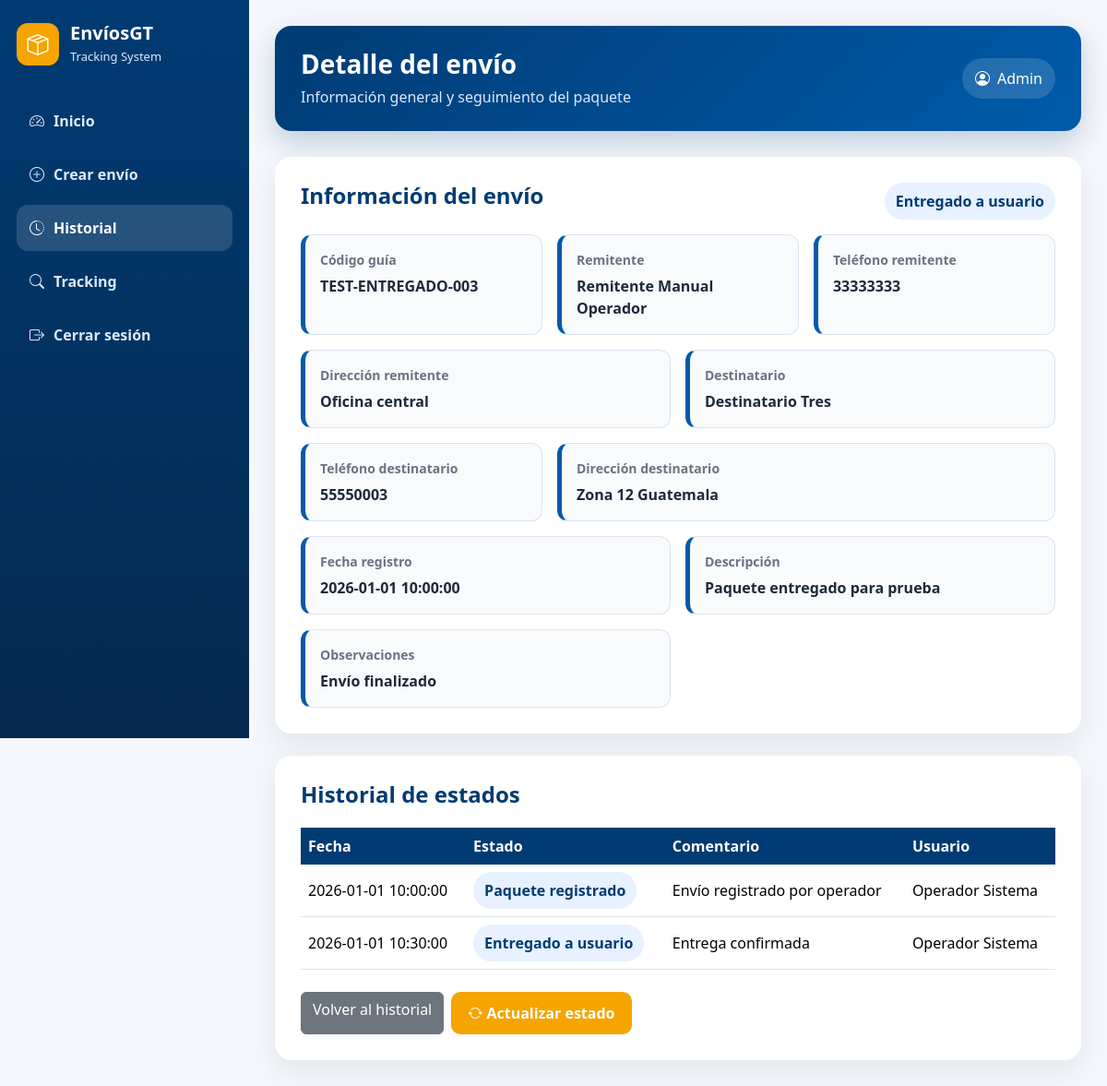
The page /detalle_envio.php?id=3 (signed in) on the database its author committed.
### tables this page shows
CREATE TABLE `envio` (
  `id_envio` INT NOT NULL AUTO_INCREMENT,
  `codigo_guia` VARCHAR(40) NOT NULL,
  `id_usuario_remitente` INT NOT NULL,
  `nombre_remitente` VARCHAR(150) NOT NULL,
  `telefono_remitente` VARCHAR(20) DEFAULT NULL,
  `direccion_remitente` VARCHAR(255) DEFAULT NULL,
  `nombre_destinatario` VARCHAR(100) NOT NULL,
  `telefono_destinatario` VARCHAR(20) NOT NULL,
  `direccion_destinatario` VARCHAR(255) NOT NULL,
  `descripcion_paquete` VARCHAR(255) NOT NULL,
  `peso` DECIMAL(10,2) NOT NULL DEFAULT 0.00,
  `es_fragil` TINYINT(1) NOT NULL DEFAULT 0,
  `tipo_paquete` VARCHAR(80) DEFAULT NULL,
  `fecha_registro` DATETIME NOT NULL DEFAULT CURRENT_TIMESTAMP,
  `estado_actual_id` INT NOT NULL,
  `observaciones` VARCHAR(255) DEFAULT NULL,
  `instrucciones_entrega` VARCHAR(255) DEFAULT NULL,
  PRIMARY KEY (`id_envio`),
  UNIQUE KEY `uk_envio_codigo_guia` (`codigo_guia`),
  KEY `idx_envio_usuario_remitente` (`id_usuario_remitente`),
  KEY `idx_envio_estado_actual` (`estado_actual_id`),
  CONSTRAINT `fk_envio_usuario`
    FOREIGN KEY (`id_usuario_remitente`) REFERENCES `usuario` (`id_usuario`),
  CONSTRAINT `fk_envio_estado_actual`
    FOREIGN KEY (`estado_actual_id`) REFERENCES `estado` (`id_estado`)
);

CREATE TABLE `estado` (
  `id_estado` INT NOT NULL AUTO_INCREMENT,
  `nombre_estado` VARCHAR(100) NOT NULL,
  `descripcion` VARCHAR(255) DEFAULT NULL,
  `orden_estado` INT NOT NULL,
  `es_final` TINYINT(1) NOT NULL DEFAULT 0,
  PRIMARY KEY (`id_estado`),
  UNIQUE KEY `uk_estado_nombre` (`nombre_estado`)
);

CREATE TABLE `historia_estado` (
  `id_historial` INT NOT NULL AUTO_INCREMENT,
  `id_envio` INT NOT NULL,
  `id_estado` INT NOT NULL,
  `id_usuario` INT NOT NULL,
  `fecha_hora` DATETIME NOT NULL DEFAULT CURRENT_TIMESTAMP,
  `comentario` VARCHAR(255) DEFAULT NULL,
  PRIMARY KEY (`id_historial`),
  KEY `idx_historial_envio` (`id_envio`),
  KEY `idx_historial_estado` (`id_estado`),
  KEY `idx_historial_usuario` (`id_usuario`),
  CONSTRAINT `fk_historial_envio`
    FOREIGN KEY (`id_envio`) REFERENCES `envio` (`id_envio`) ON DELETE CASCADE,
  CONSTRAINT `fk_historial_estado`
    FOREIGN KEY (`id_estado`) REFERENCES `estado` (`id_estado`),
  CONSTRAINT `fk_historial_usuario`
    FOREIGN KEY (`id_usuario`) REFERENCES `usuario` (`id_usuario`)
);

CREATE TABLE `usuario` (
  `id_usuario` INT NOT NULL AUTO_INCREMENT,
  `id_rol` INT NOT NULL,
  `nombres` VARCHAR(100) NOT NULL,
  `apellidos` VARCHAR(100) NOT NULL,
  `correo` VARCHAR(120) NOT NULL,
  `password_hash` VARCHAR(255) NOT NULL,
  `telefono` VARCHAR(20) DEFAULT NULL,
  `direccion` VARCHAR(255) DEFAULT NULL,
  `estado` VARCHAR(20) NOT NULL DEFAULT 'activo',
  PRIMARY KEY (`id_usuario`),
  UNIQUE KEY `uk_usuario_correo` (`correo`),
  KEY `idx_usuario_rol` (`id_rol`),
  CONSTRAINT `fk_usuario_rol`
    FOREIGN KEY (`id_rol`) REFERENCES `rol` (`id_rol`)
);

### includes/funciones.php (called while the page is built, shortened)
<?php
function e($valor) {
    return htmlspecialchars((string)$valor, ENT_QUOTES, 'UTF-8');
}

### detalle_envio.php (the view, shortened to what this page needs)
<?php
require_once 'includes/funciones.php';
require_once 'config/conexion.php';
$idUsuario = (int)($_SESSION['id_usuario'] ?? 0);
$rol = $_SESSION['rol'] ?? '';
$puedeActualizarEstado = in_array($rol, ['Administrador', 'Operador'], true);
$idEnvio = intval($_GET['id'] ?? 0);
$sqlEnvio = "SELECT
                e.*,
                es.nombre_estado,
                u.nombres AS usuario_creador_nombres,
                u.apellidos AS usuario_creador_apellidos
            FROM envio e
            INNER JOIN estado es
                ON e.estado_actual_id = es.id_estado
            INNER JOIN usuario u
                ON e.id_usuario_remitente = u.id_usuario
            WHERE e.id_envio = :id
              AND (
                    e.id_usuario_remitente = :usuario
                    OR :rol IN ('Administrador', 'Operador')
              )";
$stmt = $conexion->prepare($sqlEnvio);
$stmt->bindValue(':id', $idEnvio, PDO::PARAM_INT);
$stmt->bindValue(':usuario', $idUsuario, PDO::PARAM_INT);
$stmt->bindValue(':rol', $rol);
$stmt->execute();
$envio = $stmt->fetch();
$nombreRemitente = $envio['nombre_remitente'] ?: trim($envio['usuario_creador_nombres'] . ' ' . $envio['usuario_creador_apellidos']);
$sqlHist = "SELECT h.fecha_hora, es.nombre_estado, h.comentario, u.nombres, u.apellidos
            FROM historia_estado h
            INNER JOIN estado es ON h.id_estado = es.id_estado
            INNER JOIN usuario u ON h.id_usuario = u.id_usuario
            WHERE h.id_envio = :id
            ORDER BY h.fecha_hora ASC";
$stmtHist = $conexion->prepare($sqlHist);
$stmtHist->bindValue(':id', $idEnvio, PDO::PARAM_INT);
$stmtHist->execute();
$historial = $stmtHist->fetchAll();
$tituloPagina = 'Detalle del envío';
$subtituloPagina = 'Información general y seguimiento del paquete';
$paginaActiva = 'historial';
include 'includes/header.php';
?>
<div class="app-card">
    <div class="d-flex justify-content-between flex-wrap gap-2 mb-3">
        <h4 class="card-title mb-0">Información del envío</h4>
        <span class="badge-status"><?php echo e($envio['nombre_estado']); ?></span>
    </div>
    <div class="row g-3">
        <div class="col-md-4">
            <div class="info-box">
                <small>Código guía</small>
                <strong><?php echo e($envio['codigo_guia']); ?></strong>
            </div>
        </div>
        <div class="col-md-4">
            <div class="info-box">
                <small>Remitente</small>
                <strong><?php echo e($nombreRemitente); ?></strong>
            </div>
        </div>
        <div class="col-md-4">
            <div class="info-box">
                <small>Teléfono remitente</small>
                <strong><?php echo e($envio['telefono_remitente'] ?: 'No registrado'); ?></strong>
            </div>
        </div>
        <div class="col-md-6">
            <div class="info-box">
                <small>Dirección remitente</small>
                <strong><?php echo e($envio['direccion_remitente'] ?: 'No registrada'); ?></strong>
            </div>
        </div>
        <div class="col-md-6">
            <div class="info-box">
                <small>Destinatario</small>
                <strong><?php echo e($envio['nombre_destinatario']); ?></strong>
            </div>
        </div>
        <div class="col-md-4">
            <div class="info-box">
                <small>Teléfono destinatario</small>
                <strong><?php echo e($envio['telefono_destinatario']); ?></strong>
            </div>
        </div>
        <div class="col-md-8">
            <div class="info-box">
                <small>Dirección destinatario</small>
                <strong><?php echo e($envio['direccion_destinatario']); ?></strong>
            </div>
        </div>
        <div class="col-md-6">
            <div class="info-box">
                <small>Fecha registro</small>
                <strong><?php echo e($envio['fecha_registro']); ?></strong>
            </div>
        </div>
        <div class="col-md-6">
            <div class="info-box">
                <small>Descripción</small>
                <strong><?php echo e($envio['descripcion_paquete']); ?></strong>
            </div>
        </div>
        <div class="col-md-6">
            <div class="info-box">
                <small>Observaciones</small>
                <strong><?php echo e($envio['observaciones'] ?: 'Sin observaciones'); ?></strong>
            </div>
        </div>
    </div>
</div>
<div class="app-card table-card">
    <h4 class="card-title">Historial de estados</h4>
    <table class="table table-hover align-middle">
        <thead>
            <tr>
                <th>Fecha</th>
                <th>Estado</th>
                <th>Comentario</th>
                <th>Usuario</th>
            </tr>
        </thead>
        <tbody>
            <?php foreach ($historial as $item): ?>
                <tr>
                    <td><?php echo e($item['fecha_hora']); ?></td>
                    <td><span class="badge-status"><?php echo e($item['nombre_estado']); ?></span></td>
                    <td><?php echo e($item['comentario']); ?></td>
                    <td><?php echo e($item['nombres'] . ' ' . $item['apellidos']); ?></td>
                </tr>
            <?php endforeach; ?>
        </tbody>
    </table>
    <div class="mt-4 d-flex gap-2 flex-wrap">
        <a class="btn btn-secondary" href="historial_envios.php">Volver al historial</a>
        <?php if ($puedeActualizarEstado): ?>
            <a class="btn btn-bi" href="actualizar_estado.php?id=<?php echo e($envio['id_envio']); ?>">
                <i class="bi bi-arrow-repeat"></i> Actualizar estado
            </a>
        <?php endif; ?>
    </div>
</div>
<?php include 'includes/footer.php'; ?>

### includes/header.php (shortened to what this page needs)
<?php
require_once __DIR__ . '/funciones.php';
$tituloPagina = $tituloPagina ?? 'Sistema de Envíos';
$subtituloPagina = $subtituloPagina ?? 'Gestión de paquetería y tracking en tiempo real';
$paginaActiva = $paginaActiva ?? '';
?>
<!DOCTYPE html>
<html lang="es">
<head>
    <link href="https://cdn.jsdelivr.net/npm/bootstrap@5.3.3/dist/css/bootstrap.min.css" rel="stylesheet">
    <link rel="stylesheet" href="https://cdn.jsdelivr.net/npm/bootstrap-icons@1.11.3/font/bootstrap-icons.min.css">
    <link rel="stylesheet" href="css/app.css">
</head>
<body>
<div class="app-shell">
    <aside class="app-sidebar">
        <div class="brand-box">
            <div class="brand-icon"><i class="bi bi-box-seam"></i></div>
            <div>
                <h5>EnvíosGT</h5>
                <span>Tracking System</span>
            </div>
        </div>
        <nav class="sidebar-menu">
            <a class="<?php echo $paginaActiva === 'dashboard' ? 'active' : ''; ?>" href="dashboard.php"><i class="bi bi-speedometer2"></i> Inicio</a>
            <a class="<?php echo $paginaActiva === 'crear' ? 'active' : ''; ?>" href="crear_envio.php"><i class="bi bi-plus-circle"></i> Crear envío</a>
            <a class="<?php echo $paginaActiva === 'historial' ? 'active' : ''; ?>" href="historial_envios.php"><i class="bi bi-clock-history"></i> Historial</a>
            <a class="<?php echo $paginaActiva === 'tracking' ? 'active' : ''; ?>" href="tracking_publico.php"><i class="bi bi-search"></i> Tracking</a>
            <a href="logout.php"><i class="bi bi-box-arrow-right"></i> Cerrar sesión</a>
        </nav>
    </aside>
    <main class="app-main">
        <header class="topbar">
            <div>
                <h1><?php echo e($tituloPagina); ?></h1>
                <p><?php echo e($subtituloPagina); ?></p>
            </div>
            <div class="user-pill">
                <i class="bi bi-person-circle"></i>
                <span><?php echo e($_SESSION['nombre'] ?? 'Usuario'); ?></span>
            </div>
        </header>

### includes/footer.php (shortened to what this page needs)
    </main>
</div>
</body>
</html>

### css/app.css (style rules this page uses)
:root { --bi-blue:#003b73; --bi-blue-2:#005baa; --bi-gold:#f5a400; --bi-gold-dark:#d98f00; --bg:#f4f7fb; --card:#ffffff; --text:#1f2937; --muted:#6b7280; --border:#dbe3ef; --success:#198754; --danger:#dc3545; }
* { box-sizing:border-box }
body { margin:0;background:var(--bg);font-family:"Segoe UI",Arial,sans-serif;color:var(--text) }
a { text-decoration:none }
.app-shell { display:flex;min-height:100vh }
.app-sidebar { width:270px;background:linear-gradient(180deg,var(--bi-blue),#06294f);color:white;padding:24px 18px;position:sticky;top:0;height:100vh }
.brand-box { display:flex;align-items:center;gap:12px;margin-bottom:34px }
.brand-icon { width:46px;height:46px;background:var(--bi-gold);display:flex;align-items:center;justify-content:center;border-radius:12px;color:white;font-size:23px }
.brand-box h5 { margin:0;font-weight:800 }
.brand-box span { font-size:13px;color:#dbeafe }
.sidebar-menu a { display:flex;align-items:center;gap:10px;color:#dbeafe;padding:13px 14px;border-radius:12px;margin-bottom:8px;font-weight:600;transition:.2s }
.sidebar-menu a:hover,.sidebar-menu a.active { background:rgba(255,255,255,.14);color:white }
.app-main { flex:1;padding:28px;min-width:0 }
.topbar { background:linear-gradient(135deg,var(--bi-blue),var(--bi-blue-2));color:white;border-radius:18px;padding:25px 28px;display:flex;justify-content:space-between;gap:20px;align-items:center;box-shadow:0 12px 30px rgba(0,59,115,.22);margin-bottom:28px }
.topbar h1 { font-size:28px;margin:0;font-weight:800 }
.topbar p { margin:6px 0 0;color:#dbeafe }
.user-pill { background:rgba(255,255,255,.14);padding:10px 14px;border-radius:999px;display:flex;align-items:center;gap:8px;white-space:nowrap }
.app-card { background:var(--card);border-radius:18px;padding:28px;box-shadow:0 12px 32px rgba(15,23,42,.08);margin-bottom:24px }
.card-title { color:var(--bi-blue);font-weight:800;margin-bottom:22px }
.btn-bi { background:var(--bi-gold);border:none;color:white;font-weight:800;border-radius:10px;padding:11px 18px }
.table-card { overflow-x:auto }
.table { margin-bottom:0 }
.table thead th { background:var(--bi-blue);color:white;border:none;white-space:nowrap }
.table td { vertical-align:middle }
.badge-status { display:inline-block;padding:8px 12px;border-radius:999px;background:#e7f1ff;color:var(--bi-blue);font-weight:800 }
.info-box { background:#f8fafc;border:1px solid var(--border);border-left:5px solid var(--bi-blue-2);padding:16px;border-radius:12px;height:100% }
.info-box small { display:block;color:var(--muted);font-weight:700;margin-bottom:6px }
.info-box strong { color:var(--text) }

### rows shown on the page
envio: estado_actual.nombre_estado "Entregado a usuario", codigo_guia "TEST-ENTREGADO-003", nombre_remitente "Remitente Manual Operador", telefono_remitente "33333333", direccion_remitente "Oficina central", nombre_destinatario "Destinatario Tres", telefono_destinatario "55550003", direccion_destinatario "Zona 12 Guatemala", fecha_registro "2026-01-01 10:00:00", descripcion_paquete "Paquete entregado para prueba", observaciones "Envío finalizado"
historia_estado: fecha_hora "2026-01-01 10:00:00", id_estado.nombre_estado "Paquete registrado", comentario "Envío registrado por operador", id_usuario.apellidos "Operador Sistema"
historia_estado: fecha_hora "2026-01-01 10:30:00", id_estado.nombre_estado "Entregado a usuario", comentario "Entrega confirmada", id_usuario.apellidos "Operador Sistema"

### other values the page prints
$tituloPagina "Detalle del envío"
$subtituloPagina "Información general y seguimiento del paquete"
$_SESSION['nombre'] "Admin"
